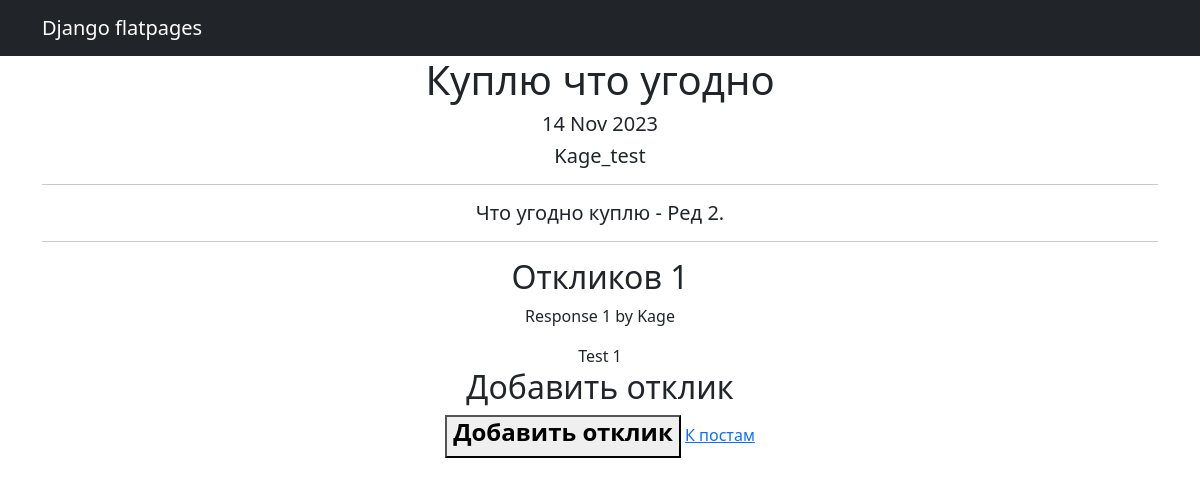
The app's page /posts/5 with its own data.
### PostBoard_main/models.py (models this page shows, shortened)
class Posts(models.Model):
    tanks = 'TK'
    healers = 'HL'
    damage_dealers = 'DD'
    merchants = 'MR'
    guild_masters = 'GM'
    quest_givers = 'QG'
    smiths = 'SM'
    leather_workers = 'LW'
    potion_masters = 'PM'
    enchanters = 'EH'
    TYPE = [
        (tanks, 'Танки'), (healers, 'Хилеры'), (damage_dealers, 'ДД'), (merchants, 'Торговцы'),
        (guild_masters, 'Гильдмастера'), (quest_givers, 'Квестгиверы'), (smiths, 'Кузнецы'),
        (leather_workers, 'Кожевники'), (potion_masters, 'Зельевары'), (enchanters, 'Мастера заклинаний')
    ]
    type_post = models.CharField(max_length=2, choices=TYPE, default='MR')
    time_in = models.DateTimeField(auto_now_add=True)
    headline = models.CharField(max_length=128)
    text = RichTextUploadingField(config_name='my-toolbar')
    category = models.ForeignKey(Category, on_delete=models.CASCADE, related_name='category')
    to_reg_user = models.ForeignKey(User, on_delete=models.CASCADE)

class Response(models.Model):
    time_in = models.DateTimeField(auto_now_add=True)
    text = models.TextField()
    res_user = models.ForeignKey(User, on_delete=models.CASCADE, related_name='reply_user')
    res_post = models.ForeignKey(Posts, on_delete=models.CASCADE, related_name='reply')
    status = models.BooleanField(default=False)

### PostBoard_main/views.py (the view)
# urls.py: path('<int:pk>', PostDetail.as_view(), name='post_detail'),
class PostDetail(DetailView):
    raise_exception = True
    model = Posts
    template_name = 'post_detail.html'
    context_object_name = 'post'
    response_form = ResponseForm
    def get_context_data(self, **kwargs):
        context = super().get_context_data(**kwargs)
        pk = self.kwargs['pk']
        form = ResponseForm()
        post = get_object_or_404(Posts, pk=pk)
        responses = post.reply.all()
        context['post'] = post
        context['responses'] = responses
        context['form'] = form
        return context

### templates/post_detail.html (shortened to what this page needs)
<!DOCTYPE html>
{% extends 'flatpages/default.html' %}
{% load bootstrap3 %}
{% block content %}
    <h1>{{ post.headline }}</h1>
    <h5>{{ post.time_in|date:'d M Y' }}</h5>
    <h5>{{ post.to_reg_user }}</h5>
    <hr>
    <h5>{{ post.text|safe }}</h5>
    <hr>
        <h2>
            Откликов {{ responses.count }}
        </h2>
    {% for response in responses %}
        <div class="response">
            <p class="info">
                Response {{ forloop.counter }} by {{ response.res_user }}
            </p>
            {{ response.text }}
        </div>
    {% empty %}
        <p>Нет откликов</p>
    {% endfor %}
    {% if f %}
        <h2>Отклик добавлен</h2>
    {% else %}
        <h2>Добавить отклик</h2>
    <button>
        <a class="nav-link" href="{% url 'add_response' pk=post.id %}">
            <h4><strong>Добавить отклик</strong></h4>
        </a>
    </button>
    {% endif %}
    <a href="{% url 'posts' %}"> К постам </a>
{% endblock content%}

### records on screen
Posts: headline "Куплю что угодно", time_in "14 Nov 2023", to_reg_user "Kage_test", text "Что угодно куплю - Ред 2.", count "1"
Response: res_user "Kage", text "Test 1"
